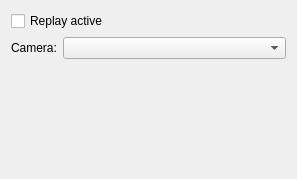
<?xml version="1.0" encoding="UTF-8"?>
<ui version="4.0">
 <class>PluginVideo</class>
 <widget class="QWidget" name="PluginVideo">
  <property name="geometry">
   <rect>
    <x>0</x>
    <y>0</y>
    <width>297</width>
    <height>179</height>
   </rect>
  </property>
  <property name="windowTitle">
   <string>Form</string>
  </property>
  <layout class="QVBoxLayout" name="verticalLayout">
   <item>
    <widget class="QCheckBox" name="active_checkBox">
     <property name="text">
      <string>Replay active</string>
     </property>
    </widget>
   </item>
   <item>
    <layout class="QHBoxLayout" name="horizontalLayout">
     <item>
      <widget class="QLabel" name="label">
       <property name="sizePolicy">
        <sizepolicy hsizetype="Maximum" vsizetype="Preferred">
         <horstretch>0</horstretch>
         <verstretch>0</verstretch>
        </sizepolicy>
       </property>
       <property name="text">
        <string>Camera:</string>
       </property>
      </widget>
     </item>
     <item>
      <widget class="QComboBox" name="records_comboBox"/>
     </item>
    </layout>
   </item>
   <item>
    <spacer name="verticalSpacer">
     <property name="orientation">
      <enum>Qt::Vertical</enum>
     </property>
     <property name="sizeHint" stdset="0">
      <size>
       <width>20</width>
       <height>40</height>
      </size>
     </property>
    </spacer>
   </item>
  </layout>
 </widget>
 <resources/>
 <connections/>
</ui>
